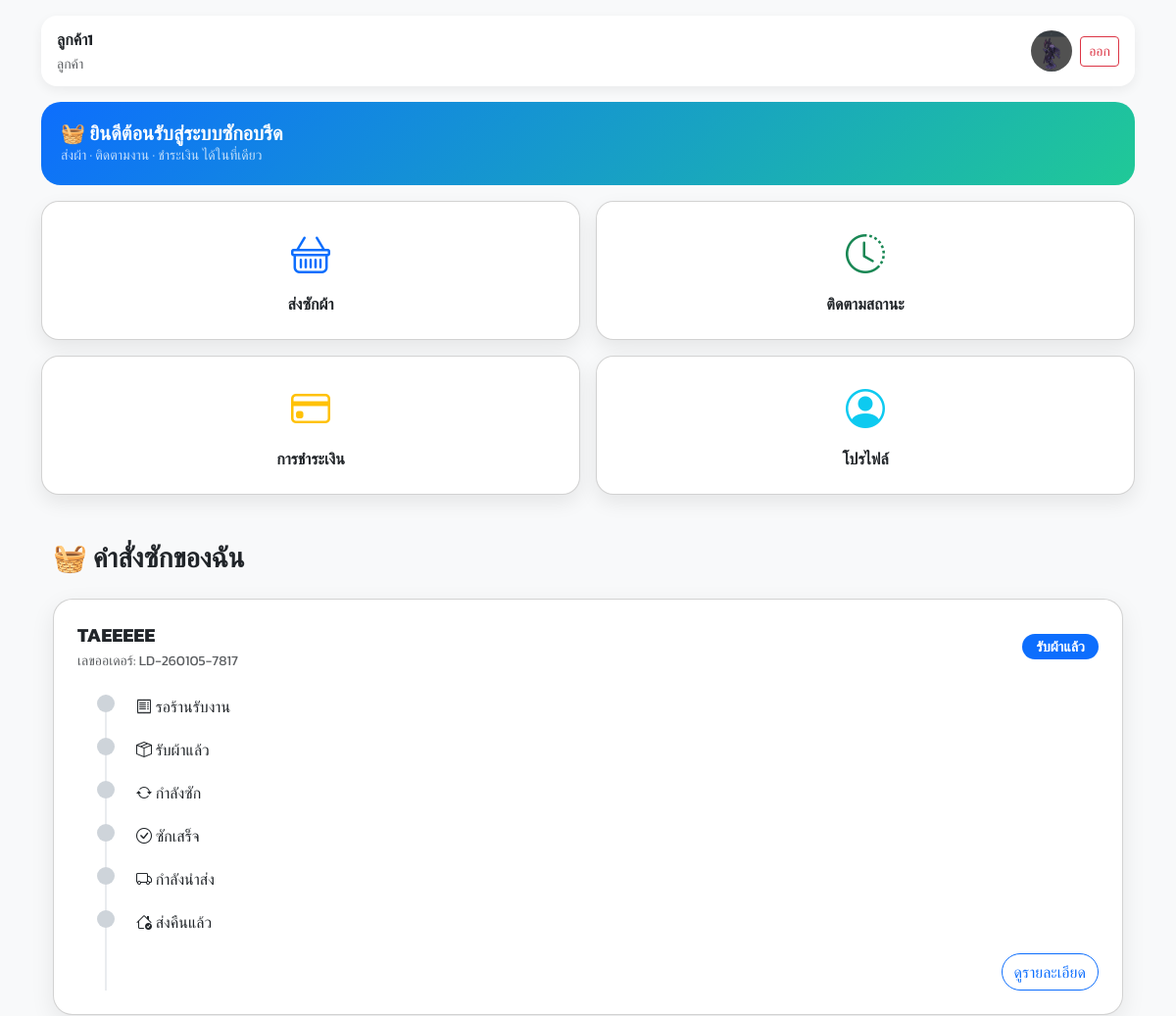
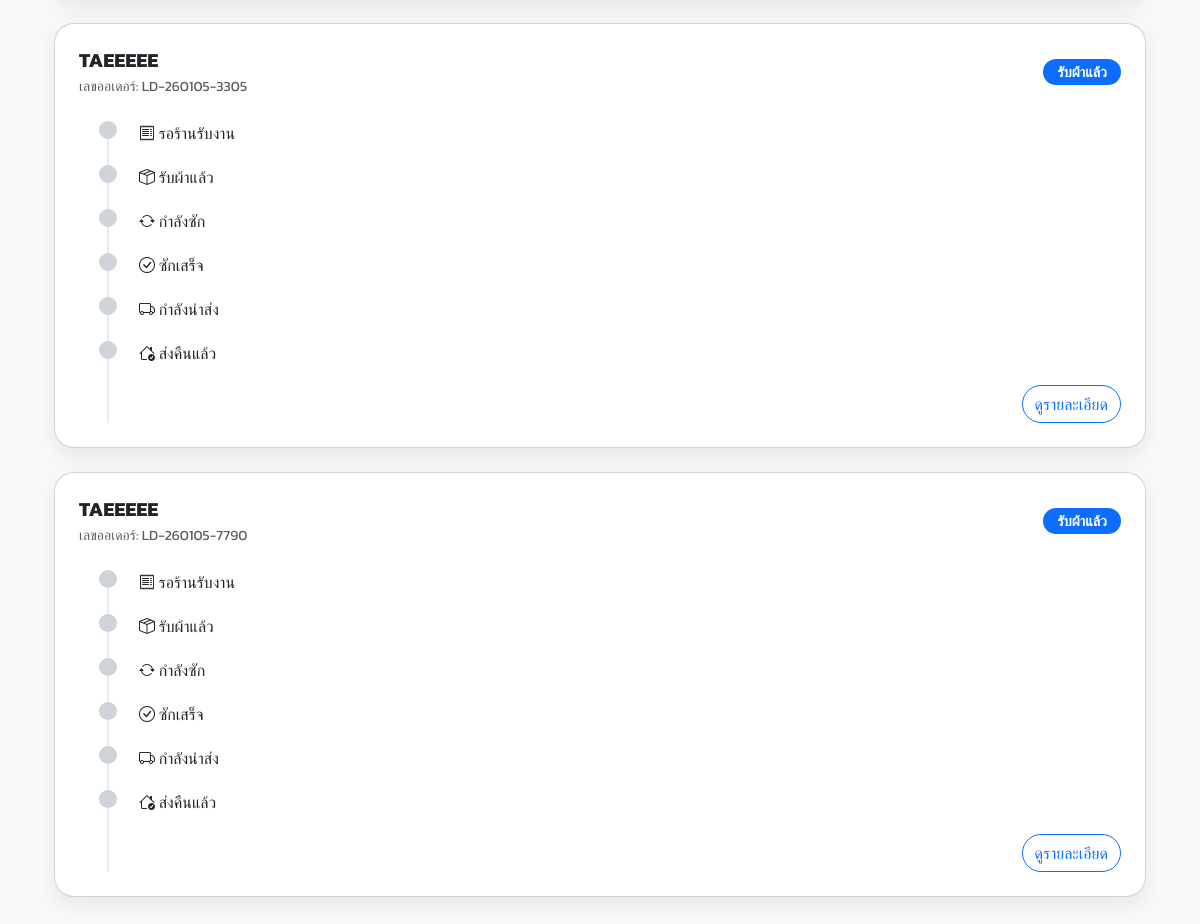
The app's page /userspage/index.php?link=orders (signed in) with its own data (2 pictures, top to bottom).
### tables this page shows
CREATE TABLE `users` (
  `id` char(36) NOT NULL,
  `email` varchar(30) DEFAULT NULL,
  `phone` varchar(20) DEFAULT NULL,
  `password_hash` text DEFAULT NULL,
  `display_name` varchar(30) DEFAULT NULL,
  `role` enum('customer','platform_admin','store_owner','staff','rider') DEFAULT 'customer',
  `detail` longtext DEFAULT NULL,
  `created_at` timestamp NOT NULL DEFAULT current_timestamp(),
  `updated_at` timestamp NOT NULL DEFAULT current_timestamp() ON UPDATE current_timestamp(),
  `profile_image` varchar(100) DEFAULT NULL,
  `status` enum('active','disabled') DEFAULT 'active'
);

CREATE TABLE `orders` (
  `id` char(36) NOT NULL,
  `customer_id` char(36) DEFAULT NULL,
  `store_id` char(36) DEFAULT NULL,
  `order_number` varchar(100) NOT NULL,
  `total_amount` decimal(10,2) DEFAULT 0.00,
  `payment_status` enum('pending','paid','failed','refunded') DEFAULT 'pending',
  `pickup_time` datetime DEFAULT NULL,
  `delivery_time` datetime DEFAULT NULL,
  `status` enum('created','picked_up','in_process','ready','out_for_delivery','completed','cancelled') DEFAULT 'created',
  `notes` text DEFAULT NULL,
  `created_at` timestamp NOT NULL DEFAULT current_timestamp(),
  `updated_at` timestamp NOT NULL DEFAULT current_timestamp() ON UPDATE current_timestamp(),
  `machine_id` char(36) DEFAULT NULL
);

CREATE TABLE `stores` (
  `id` char(36) NOT NULL,
  `owner_id` char(36) DEFAULT NULL,
  `name` varchar(255) NOT NULL,
  `address` text DEFAULT NULL,
  `description` text DEFAULT NULL,
  `lat` decimal(9,6) DEFAULT NULL,
  `lng` decimal(9,6) DEFAULT NULL,
  `phone` varchar(20) DEFAULT NULL,
  `open_time` time DEFAULT NULL,
  `close_time` time DEFAULT NULL,
  `logo` varchar(255) DEFAULT NULL,
  `cover_image` varchar(255) DEFAULT NULL,
  `delivery_available` tinyint(1) DEFAULT 0,
  `status` enum('pending','active','disabled') DEFAULT 'pending',
  `timezone` varchar(50) DEFAULT 'Asia/Bangkok',
  `created_at` timestamp NOT NULL DEFAULT current_timestamp(),
  `updated_at` timestamp NOT NULL DEFAULT current_timestamp() ON UPDATE current_timestamp(),
  `billing_plan_id` int(11) DEFAULT NULL,
  `billing_start` date DEFAULT NULL,
  `billing_end` date DEFAULT NULL,
  `promptpay_qr` varchar(255) DEFAULT NULL
);

### userspage/menu/orders/my_orders.php (the view, shortened to what this page needs)
<?php
$customer_id = $_SESSION['user_id'];
$stmt = $pdo->prepare("
    SELECT o.*, s.name AS store_name
    FROM orders o
    JOIN stores s ON o.store_id = s.id
    WHERE o.customer_id = :customer_id
      AND o.status != 'completed'
    ORDER BY o.created_at DESC
");
$stmt->execute([':customer_id' => $customer_id]);
$orders = $stmt->fetchAll(PDO::FETCH_ASSOC);
function status_label($status) {
    return match($status) {
        'created' => 'รอร้านรับงาน',
        'picked_up' => 'รับผ้าแล้ว',
        'in_process' => 'กำลังซัก',
        'ready' => 'ซักเสร็จ',
        'out_for_delivery' => 'กำลังนำส่ง',
        'completed' => 'ส่งคืนแล้ว',
        default => $status
    };
}
function status_icon($status) {
    return match($status) {
        'created' => 'bi-receipt',
        'picked_up' => 'bi-box-seam',
        'in_process' => 'bi-arrow-repeat',
        'ready' => 'bi-check-circle',
        'out_for_delivery' => 'bi-truck',
        'completed' => 'bi-house-check',
        default => 'bi-clock'
    };
}
?>
<!DOCTYPE html>
<html lang="th">
<head>
    <link href="https://cdn.jsdelivr.net/npm/bootstrap-icons/font/bootstrap-icons.css" rel="stylesheet">
</head>
<body class="bg-light">
<div class="container py-5">
    <h3 class="fw-bold mb-4">🧺 คำสั่งซักของฉัน</h3>
    <?php foreach ($orders as $order): ?>
        <?php
        $stmt = $pdo->prepare("
            SELECT status, created_at
            FROM order_status_logs
            WHERE order_id = :order_id
            ORDER BY created_at ASC
        ");
        $stmt->execute([':order_id' => $order['id']]);
        $logs = $stmt->fetchAll(PDO::FETCH_ASSOC);
        ?>
        <div class="card order-card mb-4">
            <div class="card-body p-4">
                <div class="d-flex justify-content-between align-items-center mb-3">
                    <div>
                        <h5 class="fw-bold mb-1"><?= htmlspecialchars($order['store_name']) ?></h5>
                        <div class="text-muted small">
                            เลขออเดอร์: <?= $order['order_number'] ?>
                        </div>
                    </div>
                    <span class="badge bg-primary status-badge">
                        <?= status_label($order['status']) ?>
                    </span>
                </div>
                <div class="timeline mt-4">
                    <?php
                    $shown = array_column($logs, 'status');
                    $all_status = [
                        'created',
                        'picked_up',
                        'in_process',
                        'ready',
                        'out_for_delivery',
                        'completed'
                    ];
                    ?>
                    <?php foreach ($all_status as $status): ?>
                        <div class="timeline-item <?= in_array($status, $shown) ? '' : 'inactive' ?>">
                            <div class="timeline-dot"></div>
                            <div>
                                <i class="bi <?= status_icon($status) ?>"></i>
                                <?= status_label($status) ?>
                            </div>
                        </div>
                    <?php endforeach; ?>
<div class="text-end mt-3">
    <a href="menu/orders/order_detail.php?id=<?= $order['id'] ?>"
       class="btn btn-outline-primary rounded-pill">
        ดูรายละเอียด
    </a>
</div>
                </div>
            </div>
        </div>
    <?php endforeach; ?>
</div>
</body>
</html>

### userspage/index.php (shortened to what this page needs)
<?php
require_once "../ld_db.php";
include_once "assets/head.php";
$user_id = $_SESSION['user_id'];
$sqlUser = "
    SELECT display_name, email, phone, profile_image
    FROM users
    WHERE id = ?
";
$stmtUser = $pdo->prepare($sqlUser);
$stmtUser->execute([$user_id]);
$user = $stmtUser->fetch();
?>
<!DOCTYPE html>
<html lang="th">
<head>
    <link href="https://cdn.jsdelivr.net/npm/bootstrap-icons/font/bootstrap-icons.css" rel="stylesheet">
</head>
<body>
<div class="container py-3">
<div class="appbar d-flex justify-content-between align-items-center mb-3">
    <div>
        <div class="fw-semibold"><?= htmlspecialchars($user['display_name']) ?></div>
        <small class="text-muted">ลูกค้า</small>
    </div>
    <div class="d-flex align-items-center gap-2">
        <img src="../<?= $user['profile_image'] ?: 'assets/default-user.png' ?>"
             class="profile-img">
        <a href="../loginpage/logout.php"
           class="btn btn-outline-danger btn-sm">
            ออก
        </a>
    </div>
</div>
<div class="hero mb-3">
    <h5>🧺 ยินดีต้อนรับสู่ระบบซักอบรีด</h5>
    <div class="small opacity-75">
        ส่งผ้า · ติดตามงาน · ชำระเงิน ได้ในที่เดียว
    </div>
</div>
<div class="row g-3">
<div class="col-6">
<a href="menu/orders/create_order.php" class="text-decoration-none text-dark">
<div class="card card-menu text-center p-4">
    <i class="bi bi-basket text-primary"></i>
    <div class="fw-semibold mt-2">ส่งซักผ้า</div>
</div>
</a>
</div>
<div class="col-6">
<a href="index.php?link=orders" class="text-decoration-none text-dark">
<div class="card card-menu text-center p-4">
    <i class="bi bi-clock-history text-success"></i>
    <div class="fw-semibold mt-2">ติดตามสถานะ</div>
</div>
</a>
</div>
<div class="col-6">
<a href="payments.php" class="text-decoration-none text-dark">
<div class="card card-menu text-center p-4">
    <i class="bi bi-credit-card text-warning"></i>
    <div class="fw-semibold mt-2">การชำระเงิน</div>
</div>
</a>
</div>
<div class="col-6">
<a href="index.php?link=profile" class="text-decoration-none text-dark">
<div class="card card-menu text-center p-4">
    <i class="bi bi-person-circle text-info"></i>
    <div class="fw-semibold mt-2">โปรไฟล์</div>
</div>
</a>
</div>
</div>
<?php include_once "body.php"; ?>
</div>
</body>
</html>

### userspage/assets/head.php (style rules this page uses)
body { background: #f4f6f9; font-family: 'Kanit', sans-serif; }
.card-menu { border-radius: 16px; transition: .2s; }
.profile-img { width: 72px; height: 72px; border-radius: 50%; object-fit: cover; }
body { background:#f4f6f9; font-family:'Kanit',sans-serif; }
.appbar { background:#fff; border-radius:16px; padding:12px 16px; box-shadow:0 4px 12px rgba(0,0,0,.06); }
.profile-img { width:42px; height:42px; border-radius:50%; object-fit:cover; }
.hero { background:linear-gradient(135deg,#0d6efd,#20c997); color:#fff; border-radius:20px; padding:20px; }
.hero h5 { margin:0; font-weight:600; }
.card-menu { border-radius:18px; box-shadow:0 8px 20px rgba(0,0,0,.08); transition:.2s; }
.card-menu i { font-size:40px; }

### userspage/menu/orders/my_orders.php (style rules this page uses)
.order-card { border-radius: 20px; box-shadow: 0 8px 24px rgba(0,0,0,.08); }
.timeline { position: relative; margin-left: 20px; }
.timeline::before { content: ''; position: absolute; left: 8px; top: 0; bottom: 0; width: 2px; background: #e9ecef; }
.timeline-item { position: relative; padding-left: 40px; margin-bottom: 20px; }
.timeline-dot { position: absolute; left: 0; top: 0; width: 18px; height: 18px; background: #0d6efd; border-radius: 50%; }
.timeline-item.inactive .timeline-dot { background: #ced4da; }
.status-badge { font-size: .9rem; padding: 6px 14px; border-radius: 50px; }

### records on screen
users: display_name "ลูกค้า1", profile_image (picture)
orders: store.name "TAEEEEE", order_number "LD-260105-7817", status "รับผ้าแล้ว", status "รอร้านรับงาน", status "กำลังซัก", status "ซักเสร็จ", status "กำลังนำส่ง", status "ส่งคืนแล้ว"
orders: store.name "TAEEEEE", order_number "LD-260105-3305", status "รับผ้าแล้ว", status "รอร้านรับงาน", status "กำลังซัก", status "ซักเสร็จ", status "กำลังนำส่ง", status "ส่งคืนแล้ว"
orders: store.name "TAEEEEE", order_number "LD-260105-7790", status "รับผ้าแล้ว", status "รอร้านรับงาน", status "กำลังซัก", status "ซักเสร็จ", status "กำลังนำส่ง", status "ส่งคืนแล้ว"
